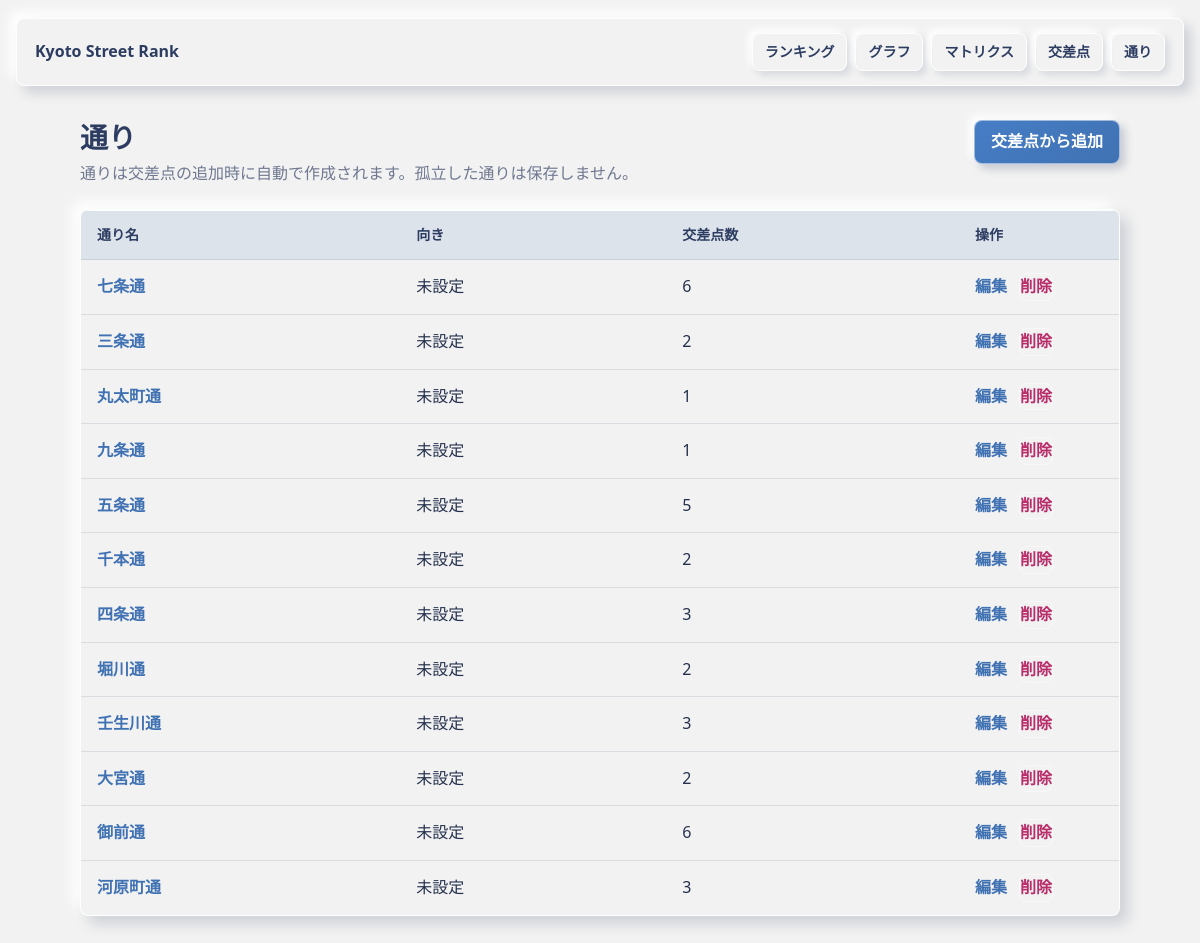
Before: /streets with the older database file.
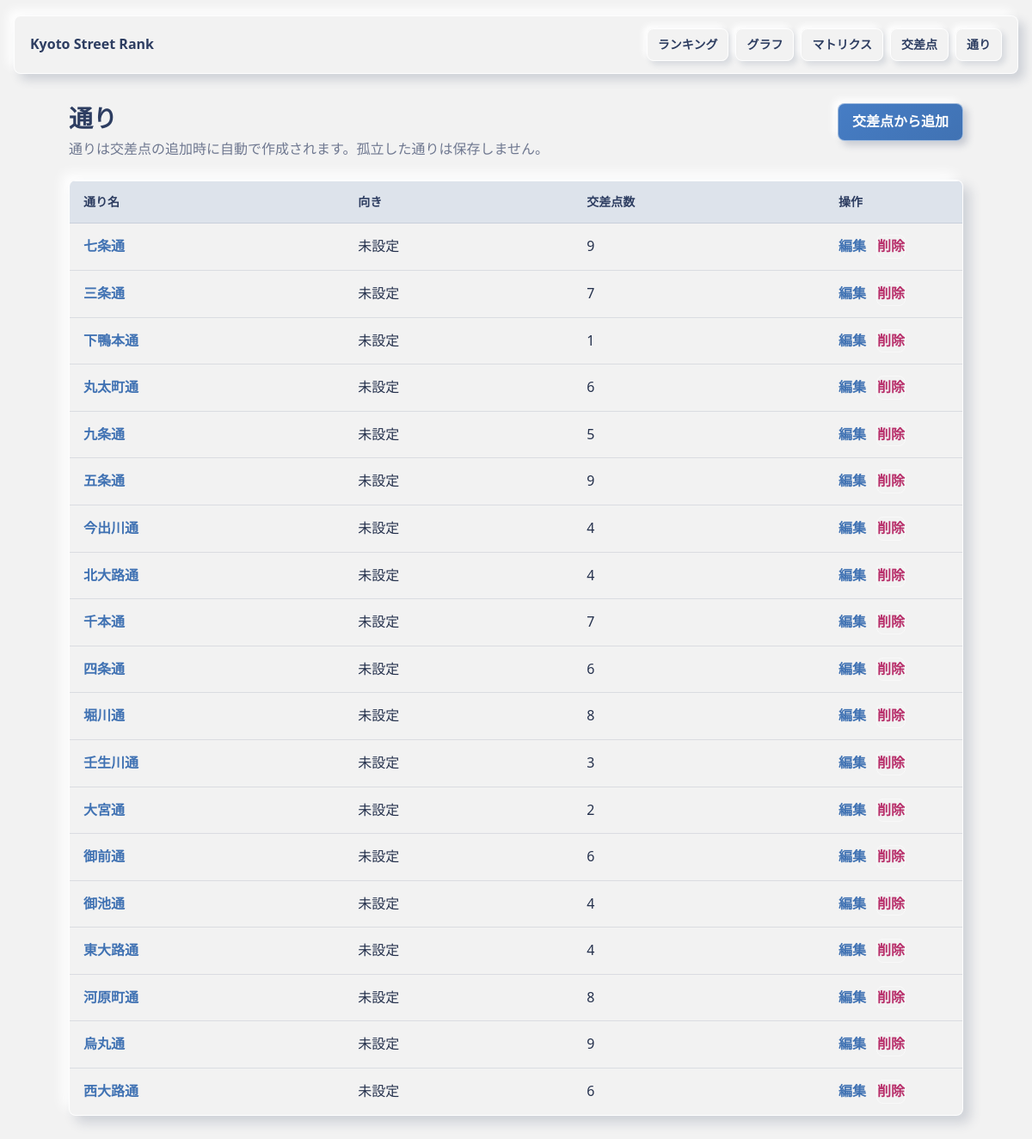
After: the same page with the newer database file.
### src/models.py (models this page shows)
class Street(db.Model):
    __tablename__ = "streets"
    id = db.Column(db.Integer, primary_key=True)
    name = db.Column(db.String(120), nullable=False, unique=True)
    orientation = db.Column(db.String(20), nullable=True)

### src/routes.py (the view)
    @app.route("/streets")
    def streets_index():
        streets = Street.query.order_by(Street.name).all()
        intersection_counts = count_intersections_by_street()
        return render_template("streets/index.html", streets=streets, intersection_counts=intersection_counts)

### src/services.py (called while the page is built)
def count_intersections_by_street():
    counts = {}
    intersections = Intersection.query.all()
    for intersection in intersections:
        counts[intersection.winner_street_id] = counts.get(intersection.winner_street_id, 0) + 1
        counts[intersection.loser_street_id] = counts.get(intersection.loser_street_id, 0) + 1
    return counts

### templates/streets/index.html
{% extends "base.html" %}
{% block content %}
  <div class="page-head">
    <div>
      <h1>通り</h1>
      <p>通りは交差点の追加時に自動で作成されます。孤立した通りは保存しません。</p>
    </div>
    <a class="button" href="{{ url_for('intersections_new') }}">交差点から追加</a>
  </div>
  {% if streets %}
    <table>
      <thead>
        <tr>
          <th>通り名</th>
          <th>向き</th>
          <th>交差点数</th>
          <th class="actions">操作</th>
        </tr>
      </thead>
      <tbody>
        {% for street in streets %}
          <tr>
            <td><a href="{{ url_for('intersections_index', street=street.name) }}">{{ street.name }}</a></td>
            <td>{% if street.orientation == "east_west" %}東西{% elif street.orientation == "north_south" %}南北{% else %}未設定{% endif %}</td>
            <td>{{ intersection_counts.get(street.id, 0) }}</td>
            <td class="actions">
              <a href="{{ url_for('streets_edit', street_id=street.id) }}">編集</a>
              <form method="post" action="{{ url_for('streets_delete', street_id=street.id) }}" onsubmit="return confirm('この通りと関連する交差点を削除しますか？');">
                <button class="link-button" type="submit">削除</button>
              </form>
            </td>
          </tr>
        {% endfor %}
      </tbody>
    </table>
  {% else %}
    <section class="empty">
      <h2>通りがありません</h2>
      <p>交差点を追加すると通りも表示されます。</p>
    </section>
  {% endif %}
{% endblock %}

### templates/base.html (shortened to what this page needs)
<!doctype html>
<html lang="ja">
  <head>
    <link rel="stylesheet" href="{{ url_for('static', filename='style.css') }}">
  </head>
  <body>
    <header class="topbar">
      <a class="brand" href="{{ url_for('ranking') }}">Kyoto Street Rank</a>
      <nav>
        <a href="{{ url_for('ranking') }}">ランキング</a>
        <a href="{{ url_for('graph') }}">グラフ</a>
        <a href="{{ url_for('matrix') }}">マトリクス</a>
        <a href="{{ url_for('intersections_index') }}">交差点</a>
        <a href="{{ url_for('streets_index') }}">通り</a>
      </nav>
    </header>
    <main class="{% block main_class %}container{% endblock %}">
      {% block content %}{% endblock %}
    </main>
  </body>
</html>

### static/style.css (style rules this page uses)
:root { color-scheme: light; --bg: #f2f2f2; --base: #2d3d61; --main: #4072b3; --accent: #b82e6a; --text: #24304c; --muted: #6f7890; --surface: #f2f2f2; --line: rgba(45, 61, 97, 0.12); --bevel: rgba(255, 255, 255, 0.9); --shadow-dark: rgba(45, 61, 97, 0.18); --shadow-light: rgba(255, 255, 255, 0.95); --danger: #b82e6a; }
* { box-sizing: border-box; }
body { margin: 0; background: var(--bg); color: var(--text); font-family: system-ui, -apple-system, BlinkMacSystemFont, "Segoe UI", sans-serif; line-height: 1.6; }
a { color: var(--main); font-weight: 700; text-decoration: none; }
.topbar { display: flex; align-items: center; justify-content: space-between; gap: 24px; margin: 18px auto 0; width: min(1180px, calc(100% - 32px)); padding: 14px 18px; background: var(--surface); border: 1px solid var(--bevel); border-radius: 8px; box-shadow: 7px 7px 12px var(--shadow-dark), -7px -7px 12px var(--shadow-light); }
.brand { color: var(--base); font-weight: 800; }
nav { display: flex; flex-wrap: wrap; gap: 8px; }
nav a { min-height: 36px; padding: 7px 12px; border: 1px solid var(--bevel); border-radius: 8px; color: var(--base); font-size: 14px; box-shadow: 4px 4px 7px rgba(45, 61, 97, 0.14), -4px -4px 7px var(--shadow-light); }
.container { width: min(1040px, calc(100% - 32px)); margin: 34px auto; }
.page-head { display: flex; align-items: flex-start; justify-content: space-between; gap: 24px; margin-bottom: 22px; }
h1 { margin: 0; color: var(--base); font-size: 28px; line-height: 1.25; }
p { margin: 6px 0 0; color: var(--muted); }
.button, button { display: inline-flex; align-items: center; justify-content: center; min-height: 42px; padding: 8px 16px; border: 1px solid rgba(255, 255, 255, 0.5); border-radius: 8px; background: linear-gradient(145deg, #467dc5, var(--main)); color: #fff; font: inherit; font-weight: 800; cursor: pointer; box-shadow: 5px 5px 9px rgba(45, 61, 97, 0.22), -5px -5px 9px var(--shadow-light); }
table { width: 100%; border-spacing: 0; border-collapse: separate; overflow: hidden; background: var(--surface); border: 1px solid var(--bevel); border-radius: 8px; box-shadow: 8px 8px 14px var(--shadow-dark), -8px -8px 14px var(--shadow-light); }
th, td { padding: 13px 16px; border-bottom: 1px solid var(--line); text-align: left; }
th { background: rgba(64, 114, 179, 0.12); border-top: 1px solid var(--bevel); color: var(--base); font-size: 14px; }
tr:last-child td { border-bottom: 0; }
.actions { width: 160px; white-space: nowrap; }
td.actions { display: flex; gap: 12px; align-items: center; }
td.actions form { margin: 0; }
.link-button { min-height: auto; padding: 0; background: transparent; color: var(--danger); font-weight: 800; box-shadow: none; }

Changed rows visible on the page:
computed for Street "七条通": get "6" → "9"
computed for Street "三条通": get "2" → "7"
added Street: name "下鴨本通", shows "未設定", get "1"
computed for Street "丸太町通": get "1" → "6"
computed for Street "九条通": get "1" → "5"
computed for Street "五条通": get "5" → "9"
added Street: name "今出川通", shows "未設定", get "4"
added Street: name "北大路通", shows "未設定", get "4"
computed for Street "千本通": get "2" → "7"
computed for Street "四条通": get "3" → "6"
computed for Street "堀川通": get "2" → "8"
added Street: name "御池通", shows "未設定", get "4"
added Street: name "東大路通", shows "未設定", get "4"
computed for Street "河原町通": get "3" → "8"
added Street: name "烏丸通", shows "未設定", get "9"
added Street: name "西大路通", shows "未設定", get "6"
